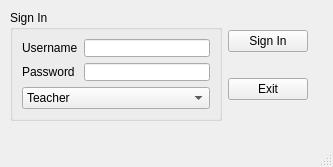
<?xml version="1.0" encoding="UTF-8"?>
<ui version="4.0">
 <class>MainWindow</class>
 <widget class="QMainWindow" name="MainWindow">
  <property name="geometry">
   <rect>
    <x>0</x>
    <y>0</y>
    <width>333</width>
    <height>167</height>
   </rect>
  </property>
  <property name="windowTitle">
   <string>UHD LMS</string>
  </property>
  <widget class="QWidget" name="centralwidget">
   <widget class="QWidget" name="layoutWidget">
    <property name="geometry">
     <rect>
      <x>10</x>
      <y>10</y>
      <width>298</width>
      <height>111</height>
     </rect>
    </property>
    <layout class="QHBoxLayout" name="horizontalLayout_2">
     <item>
      <widget class="QGroupBox" name="groupBox">
       <property name="title">
        <string>Sign In</string>
       </property>
       <layout class="QVBoxLayout" name="verticalLayout_3">
        <item>
         <layout class="QHBoxLayout" name="horizontalLayout">
          <item>
           <layout class="QVBoxLayout" name="verticalLayout_2">
            <item>
             <widget class="QLabel" name="label">
              <property name="text">
               <string>Username</string>
              </property>
             </widget>
            </item>
            <item>
             <widget class="QLabel" name="label_2">
              <property name="text">
               <string>Password</string>
              </property>
             </widget>
            </item>
           </layout>
          </item>
          <item>
           <layout class="QVBoxLayout" name="verticalLayout">
            <item>
             <widget class="QLineEdit" name="username_text"/>
            </item>
            <item>
             <widget class="QLineEdit" name="password_text">
              <property name="echoMode">
               <enum>QLineEdit::Password</enum>
              </property>
             </widget>
            </item>
           </layout>
          </item>
         </layout>
        </item>
        <item>
         <widget class="QComboBox" name="comboBox">
          <item>
           <property name="text">
            <string>Teacher</string>
           </property>
          </item>
          <item>
           <property name="text">
            <string>Student</string>
           </property>
          </item>
          <item>
           <property name="text">
            <string>Admin</string>
           </property>
          </item>
         </widget>
        </item>
       </layout>
      </widget>
     </item>
     <item>
      <layout class="QVBoxLayout" name="verticalLayout_4">
       <item>
        <widget class="QPushButton" name="loginButton">
         <property name="text">
          <string>Sign In</string>
         </property>
        </widget>
       </item>
       <item>
        <widget class="QPushButton" name="exitButton">
         <property name="text">
          <string>Exit</string>
         </property>
        </widget>
       </item>
      </layout>
     </item>
    </layout>
   </widget>
  </widget>
  <widget class="QMenuBar" name="menubar">
   <property name="geometry">
    <rect>
     <x>0</x>
     <y>0</y>
     <width>333</width>
     <height>21</height>
    </rect>
   </property>
  </widget>
  <widget class="QStatusBar" name="statusbar"/>
 </widget>
 <resources/>
 <connections>
  <connection>
   <sender>exitButton</sender>
   <signal>clicked()</signal>
   <receiver>MainWindow</receiver>
   <slot>close()</slot>
   <hints>
    <hint type="sourcelabel">
     <x>293</x>
     <y>90</y>
    </hint>
    <hint type="destinationlabel">
     <x>353</x>
     <y>105</y>
    </hint>
   </hints>
  </connection>
  <connection>
   <sender>password_text</sender>
   <signal>returnPressed()</signal>
   <receiver>loginButton</receiver>
   <slot>click()</slot>
   <hints>
    <hint type="sourcelabel">
     <x>198</x>
     <y>92</y>
    </hint>
    <hint type="destinationlabel">
     <x>255</x>
     <y>49</y>
    </hint>
   </hints>
  </connection>
 </connections>
</ui>
